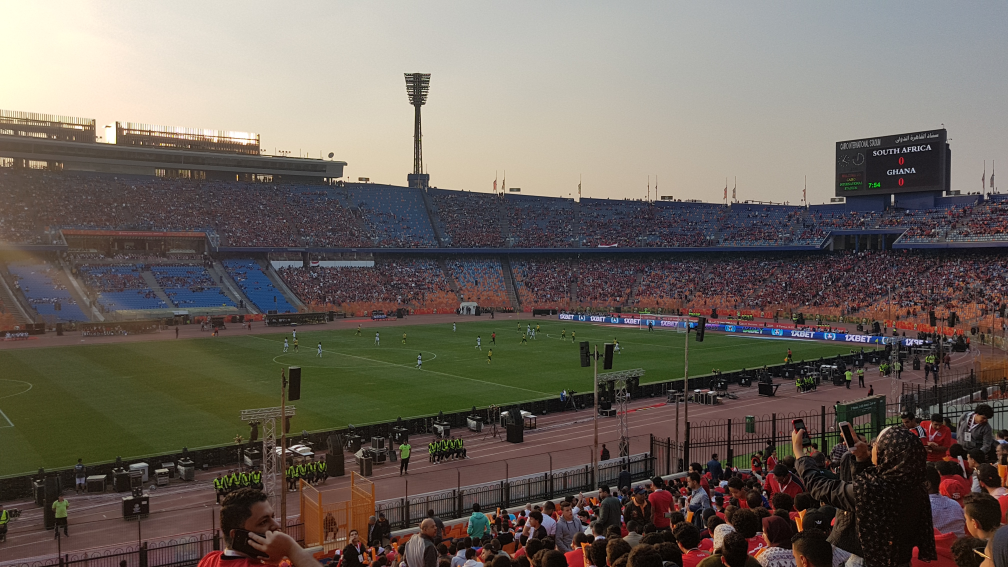
#> input picture images/cairo.jpg, 4032 x 2268 px, found by its file name (shown at 1/4 size)
$ python FFT_and_nonuniform_B.py
#> lines starting #> are read from the running program, lines starting #| are printed output that depends on the picture
import cv2
import numpy as np
import matplotlib.pyplot as plt
import random


def non_uniform_B():
    B = random.sample(range(1, 101), 100)
    z = list(range(1, 101))
    plt.plot(z,B)
    plt.title('Non Uniformity of External Magnetic Field')
    plt.ylabel('External Magnetic Field')
    plt.xlabel('z')
    plt.show()


def FFT_image(path):
#> called with path = 'cairo.jpg'
    img = cv2.imread(path, 0)
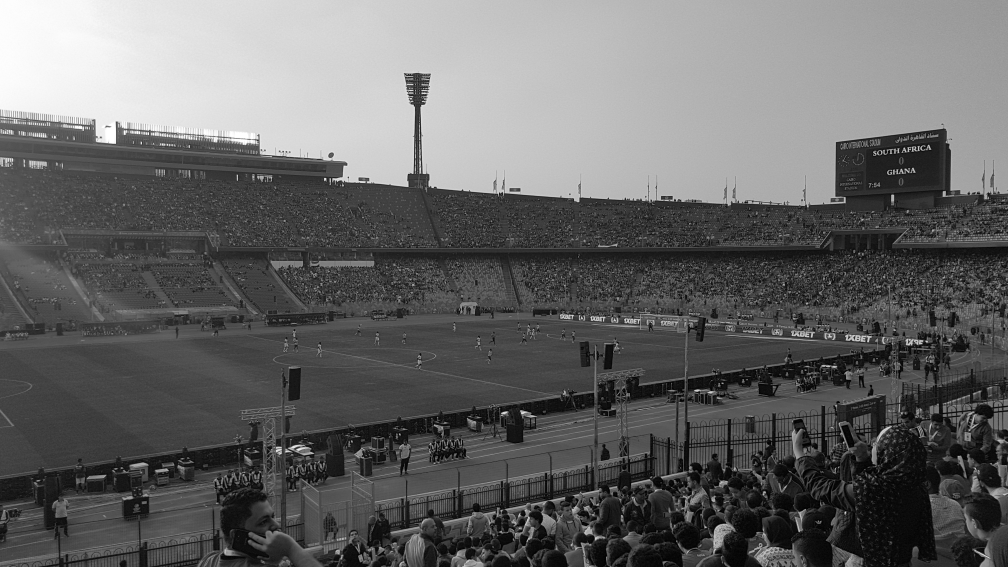
#> img: shape (2268, 4032) (shown at 1/4 size); min 0, max 255, mean 101.7
    FFT = np.fft.fft2(img)
    FFT_shift = np.fft.fftshift(FFT)
    FFT_abs=20*np.log(np.abs(FFT_shift))
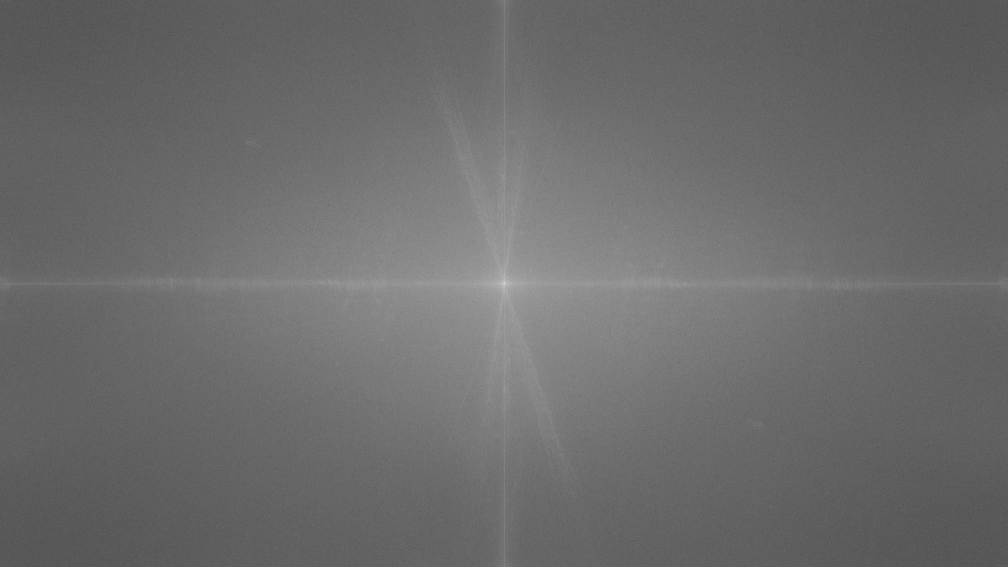
#> FFT_abs: shape (2268, 4032) float64 (shown at 1/4 size); min 13.27, max 413, mean 182.6; drawn with min black and max white
    plt.subplot(221), plt.imshow(img, cmap='gray')
    plt.title('Image'), plt.xticks([]), plt.yticks([])
    plt.subplot(222),plt.imshow(FFT_abs,cmap = 'gray')
    plt.title('FT of The Image'), plt.xticks([]), plt.yticks([])
    plt.show()
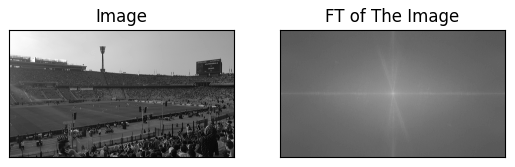
#> figure drawn by matplotlib, 2 panels

path="cairo.jpg"
FFT_image(path)
non_uniform_B()
#> in non_uniform_B, `plt.show()`:
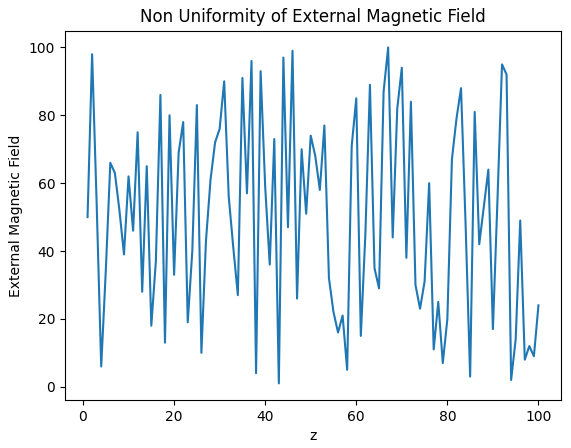
#> figure drawn by matplotlib, 1 panel; curve peaks at x = 67, y = 100
